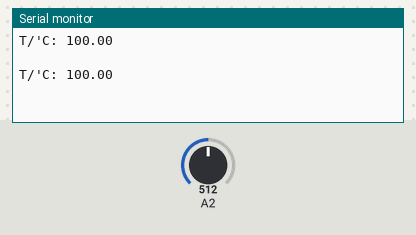
A sketch run on a simulated Arduino Uno, built with avr-gcc and run on an emulated ATmega328P. On the bench: the last lines printed to the serial monitor. Inputs (shaded band) come from the test bench; at power-on: A2 = 512.

Above: at 1.2 s.
1.3 s: A2 set to 122
At 1.9 s:
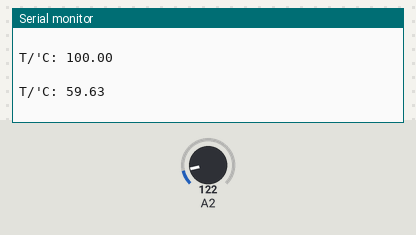
2.8 s: A2 set to 6
At 4.0 s:
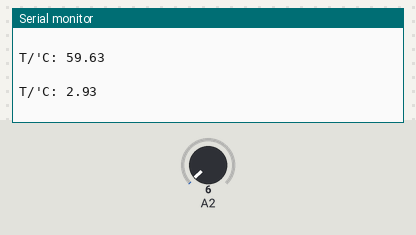
Timing chart, 0 to 5.8 s (numbered marks = the images above; inputs shaded):
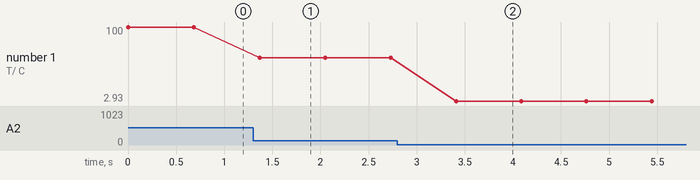

The sketch:

Nextion_LM35.ino
```cpp
#include <SoftwareSerial.h>
#include "LM35.h"


float t = 0;

LM35 temp_sensor(A2);
SoftwareSerial nextionSerial(7, 8);


void sendToNextion(String cmd_str);
void sendNumber(uint8_t objectID);
void setPointer(uint8_t objectID);
void setBar(uint8_t objectID);
void drawGraph(uint8_t objectID, uint8_t channelID);


void setup(void)
{
  Serial.begin(9600);
  nextionSerial.begin(9600);
}

void loop(void)
{
  t = temp_sensor.get_T();
  t = constrain(t, 0, 100);
  Serial.print("T/'C: ");
  Serial.println(t);
  Serial.println(" ");
  sendNumber(0);
  setPointer(0);
  setBar(0);
  drawGraph(5, 0);
  delay(600);
}


void sendToNextion(String cmd_str)
{
  nextionSerial.print(cmd_str);
  nextionSerial.write(0xFF);
  nextionSerial.write(0xFF);
  nextionSerial.write(0xFF);
}


void sendNumber(uint8_t objectID)
{
  String text = "n" + String(objectID) + ".val=" + String((int)t);
  sendToNextion(text);
}


void setPointer(uint8_t objectID)
{
  int t_deg = 0;

  if(t >= 16.67)
  {
    t_deg = map(t, 50, 100, 90, 225);
  }
  else
  {
    t_deg = map(t, 16.67, 0, 0, -50);
  }

  if(t_deg < 0)
  {
    t_deg += 360;
  }

  sendToNextion("vis z" + String(objectID) + ",0");
  sendToNextion("z" + String(objectID) + ".val=" + String(t_deg));
  sendToNextion("vis z" + String(objectID) + ",1");
}


void setBar(uint8_t objectID)
{
  sendToNextion("j" + String(objectID) + ".val=" + String((int)t));
}

void drawGraph(uint8_t objectID, uint8_t channelID)
{
  int t_graph = 0;

  t_graph = map(t, 0, 100, 0, 255);
  sendToNextion("add " + String(objectID) + ","  + String(channelID) + "," + String(t_graph));
}
```

LM35.cpp
```cpp
#include "Arduino.h"
#include "LM35.h"


LM35::LM35(int pin, float vdd, int adc_cnt, int samples)
{
  _pin = pin;
  _vdd = vdd;
  _samples = samples;
  _adc_cnt = adc_cnt;
}


int LM35::raw_value(void)
{
  return (analogRead(_pin));
}


float LM35::get_T(void)
{
    float scale = ((10.0 * _adc_cnt) / (_vdd * 1000.0));
    int tmp = 0x0000;
    char i = 0x00;

    for(i = 0; i < _samples; i++)
    {
        tmp += raw_value();
        delayMicroseconds(20);
    }

    return ((float)tmp / (scale * (float)_samples));
}
```

LM35.h
```cpp
#pragma once

#include <Arduino.h>


class LM35
{
    public:
        LM35(int pin = A0, float vdd = 5.0, int adc_cnt = 1023, int samples = 16);
        int raw_value(void);
        float get_T(void);

    private:
        int _pin;
        int _adc_cnt;
        int _samples;
        float _vdd;
};
```

Measured:
- after the input at 1.3 s, the serial monitor: prints a new line after 0.07 s (image 1)
- after the input at 2.8 s, the serial monitor: prints a new line after 0.61 s (image 2)
- plotted number 1: 100 → 59.63 after the input at 1.3 s, 59.63 → 2.93 after the input at 2.8 s
